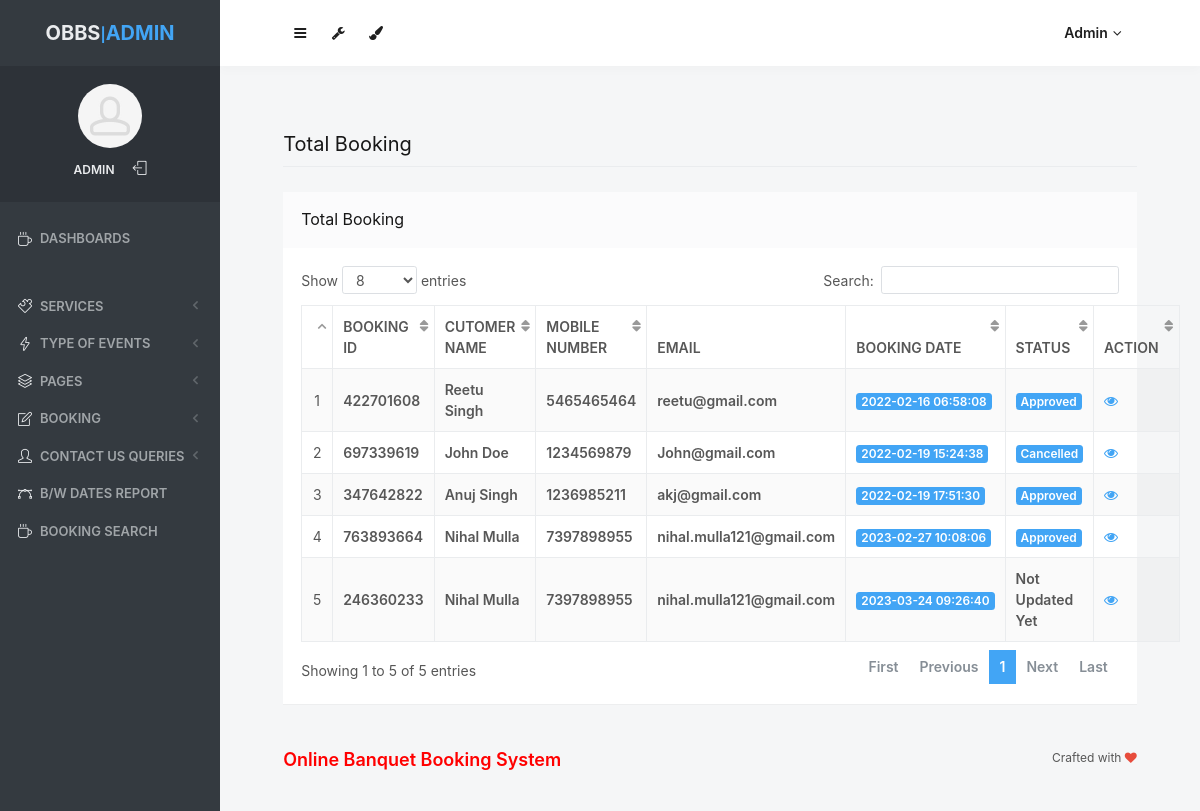
Page /admin/all-booking.php (signed in) on the committed database.
### tables this page shows
CREATE TABLE `tblbooking` (
  `ID` int(10) NOT NULL,
  `BookingID` int(10) DEFAULT NULL,
  `ServiceID` int(10) DEFAULT NULL,
  `UserID` int(5) DEFAULT NULL,
  `BookingFrom` date DEFAULT NULL,
  `BookingTo` date DEFAULT NULL,
  `EventType` varchar(200) DEFAULT NULL,
  `Numberofguest` int(10) DEFAULT NULL,
  `Message` mediumtext DEFAULT NULL,
  `BookingDate` timestamp NULL DEFAULT current_timestamp(),
  `Remark` varchar(200) DEFAULT NULL,
  `Status` varchar(200) DEFAULT NULL,
  `UpdationDate` timestamp NULL DEFAULT NULL ON UPDATE current_timestamp()
);

CREATE TABLE `tbluser` (
  `ID` int(10) NOT NULL,
  `FullName` varchar(200) DEFAULT NULL,
  `MobileNumber` bigint(10) DEFAULT NULL,
  `Email` varchar(200) DEFAULT NULL,
  `Password` varchar(200) DEFAULT NULL,
  `RegDate` timestamp NULL DEFAULT current_timestamp()
);

### admin/all-booking.php (the view, shortened to what this page needs)
<?php
include('includes/dbconnection.php');
if (strlen($_SESSION['odmsaid']==0)) {
  header('location:logout.php');
  } else{
  ?>
<!doctype html>
<html lang="en" class="no-focus">
    <head>
        <link rel="stylesheet" href="assets/js/plugins/datatables/dataTables.bootstrap4.min.css">
        <link rel="stylesheet" id="css-main" href="assets/css/codebase.min.css">
    </head>
    <body>
        <div id="page-container" class="sidebar-o sidebar-inverse side-scroll page-header-fixed main-content-narrow">
           <?php include_once('includes/sidebar.php');?>
          <?php include_once('includes/header.php');?>
            <main id="main-container">
                <div class="content">
                    <h2 class="content-heading">Total Booking</h2>
                    <div class="block">
                        <div class="block-header block-header-default">
                            <h3 class="block-title">Total Booking</h3>
                        </div>
                        <div class="block-content block-content-full">
                            <table class="table table-bordered table-striped table-vcenter js-dataTable-full-pagination">
                                <thead>
                                    <tr>
                                        <th class="text-center"></th>
                                        <th>Booking ID</th>
                                        <th class="d-none d-sm-table-cell">Cutomer Name</th>
                                        <th class="d-none d-sm-table-cell">Mobile Number</th>
                                        <th class="d-none d-sm-table-cell">Email</th>
                                        <th class="d-none d-sm-table-cell">Booking Date</th>
                                        <th class="d-none d-sm-table-cell">Status</th>
                                        <th class="d-none d-sm-table-cell" style="width: 15%;">Action</th>
                                       </tr>
                                </thead>
                                <tbody>
                                    <?php
$sql="SELECT tbluser.FullName,tbluser.MobileNumber,tbluser.Email,tblbooking.ID as bid,tblbooking.BookingID,tblbooking.BookingDate,tblbooking.Status,tblbooking.ID from tblbooking join tbluser on tbluser.ID=tblbooking.UserID";
$query = $dbh -> prepare($sql);
$query->execute();
$results=$query->fetchAll(PDO::FETCH_OBJ);
$cnt=1;
if($query->rowCount() > 0)
{
foreach($results as $row)
{               ?>
                                    <tr>
                                        <td class="text-center"><?php echo htmlentities($cnt);?></td>
                                        <td class="font-w600"><?php  echo htmlentities($row->BookingID);?></td>
                                        <td class="font-w600"><?php  echo htmlentities($row->FullName);?></td>
                                        <td class="font-w600"><?php  echo htmlentities($row->MobileNumber);?></td>
                                        <td class="font-w600"><?php  echo htmlentities($row->Email);?></td>
                                        <td class="font-w600">
                                            <span class="badge badge-primary"><?php  echo htmlentities($row->BookingDate);?></span>
                                        </td>
                                        <?php if($row->Status==""){ ?>
                     <td class="font-w600"><?php echo "Not Updated Yet"; ?></td>
<?php } else { ?>
                                        <td class="d-none d-sm-table-cell">
                                            <span class="badge badge-primary"><?php  echo htmlentities($row->Status);?></span>
                                        </td>
<?php } ?>
                                         <td class="d-none d-sm-table-cell"><a href="view-booking-detail.php?editid=<?php echo htmlentities ($row->ID);?>&&bookingid=<?php echo htmlentities ($row->BookingID);?>"><i class="fa fa-eye" aria-hidden="true"></i></a></td>
                                    </tr>
                                    <?php $cnt=$cnt+1;}} ?>
                                </tbody>
                            </table>
                        </div>
                    </div>
                </div>
            </main>
           <?php include_once('includes/footer.php');?>
        </div>
    </body>
</html>
<?php }  ?>

### admin/includes/sidebar.php (shortened to what this page needs)
     <?php
include('includes/dbconnection.php');
if (strlen($_SESSION['odmsaid']==0)) {
  header('location:logout.php');
  } else{
  ?>
   <nav id="sidebar">
                <div id="sidebar-scroll">
                    <div class="sidebar-content">
                        <div class="content-header content-header-fullrow px-15">
                            <div class="content-header-section text-center align-parent sidebar-mini-hidden">
                                <div class="content-header-item">
                                    <a class="link-effect font-w700" href="dashboard.php">
                                        <span class="font-size-xl text-dual-primary-dark">OBBS</span>|<span class="font-size-xl text-primary">ADMIN</span>
                                    </a>
                                </div>
                            </div>
                        </div>
                        <div class="content-side content-side-full content-side-user px-10 align-parent">
                            <div class="sidebar-mini-hidden-b text-center">
                                <a class="img-link" href="dashboard.php">
                                    <img class="img-avatar" src="assets/img/avatars/avatar15.jpg" alt="">
                                </a>
                                <ul class="list-inline mt-10">
                                    <?php
$aid=$_SESSION['odmsaid'];
$sql="SELECT AdminName from  tbladmin where ID=:aid";
$query = $dbh -> prepare($sql);
$query->bindParam(':aid',$aid,PDO::PARAM_STR);
$query->execute();
$results=$query->fetchAll(PDO::FETCH_OBJ);
$cnt=1;
if($query->rowCount() > 0)
{
foreach($results as $row)
{               ?>
                                    <li class="list-inline-item">
                                        <a class="link-effect text-dual-primary-dark font-size-xs font-w600 text-uppercase" href="admin-profile.php"><?php  echo $row->AdminName;?></a>
                                    </li><?php $cnt=$cnt+1;}} ?>
                                    <li class="list-inline-item">
                                        <a class="link-effect text-dual-primary-dark" href="logout.php">
                                            <i class="si si-logout"></i>
                                        </a>
                                    </li>
                                </ul>
                            </div>
                        </div>
                        <div class="content-side content-side-full">
                            <ul class="nav-main">
                                <li class="open">
                                    <a href="dashboard.php"><i class="si si-cup"></i><span class="sidebar-mini-hide">Dashboards</span></a>
                                </li>
                                <li class="nav-main-heading"><span class="sidebar-mini-visible">UI</span><span class="sidebar-mini-hidden"></span></li>
                                <li>
                                    <a class="nav-submenu" data-toggle="nav-submenu"><i class="si si-puzzle"></i><span class="sidebar-mini-hide"></span>Services</a>
                                </li>
                                <li>
                                    <a class="nav-submenu" data-toggle="nav-submenu" href="#"><i class="si si-energy"></i><span class="sidebar-mini-hide">Type of Events</span></a>
                                </li>
                                <li>
                                    <a class="nav-submenu" data-toggle="nav-submenu" href="#"><i class="si si-layers"></i><span class="sidebar-mini-hide">Pages</span></a>
                                </li>
                                <li>
                                    <a class="nav-submenu" data-toggle="nav-submenu" href="#"><i class="si si-note"></i><span class="sidebar-mini-hide">Booking</span></a>
                                </li>
                                <li>
                                    <a class="nav-submenu" data-toggle="nav-submenu" href="#"><i class="si si-user"></i><span class="sidebar-mini-hide">Contact Us Queries</span></a>
                                </li>
                                <li>
                                    <a  href="between-dates-report.php"><i class="si si-vector"></i><span class="sidebar-mini-hide">B/w Dates Report</span></a>
                                </li>
                     <li>
                                    <a href="booking-search.php"><i class="si si-cup"></i><span class="sidebar-mini-hide">Booking Search</span></a>
                                </li>
                            </ul>
                        </div>
                    </div>
                </div>
            </nav>
           <?php }  ?>

### admin/includes/header.php (shortened to what this page needs)
   <?php
include('includes/dbconnection.php');
if (strlen($_SESSION['odmsaid']==0)) {
  header('location:logout.php');
  } else{
  ?>
            <header id="page-header">
                <div class="content-header">
                    <div class="content-header-section">
                        <button type="button" class="btn btn-circle btn-dual-secondary" data-toggle="layout" data-action="sidebar_toggle">
                            <i class="fa fa-navicon"></i>
                        </button>
                        <div class="btn-group" role="group">
                            <button type="button" class="btn btn-circle btn-dual-secondary" id="page-header-options-dropdown" data-toggle="dropdown" aria-haspopup="true" aria-expanded="false">
                                <i class="fa fa-wrench"></i>
                            </button>
                        </div>
                        <div class="btn-group" role="group">
                            <button type="button" class="btn btn-circle btn-dual-secondary" id="page-header-themes-dropdown" data-toggle="dropdown" aria-haspopup="true" aria-expanded="false">
                                <i class="fa fa-paint-brush"></i>
                            </button>
                        </div>
                    </div>
                    <div class="content-header-section">
                        <div class="btn-group" role="group">
                            <?php
$aid=$_SESSION['odmsaid'];
$sql="SELECT AdminName from  tbladmin where ID=:aid";
$query = $dbh -> prepare($sql);
$query->bindParam(':aid',$aid,PDO::PARAM_STR);
$query->execute();
$results=$query->fetchAll(PDO::FETCH_OBJ);
$cnt=1;
if($query->rowCount() > 0)
{
foreach($results as $row)
{               ?>
                            <button type="button" class="btn btn-rounded btn-dual-secondary" id="page-header-user-dropdown" data-toggle="dropdown" aria-haspopup="true" aria-expanded="false">
                                <?php  echo $row->AdminName;?><i class="fa fa-angle-down ml-5"></i>
                            </button>
                            <?php $cnt=$cnt+1;}} ?>
                        </div>
                    </div>
                </div>
            </header>
            <?php }  ?>

### admin/includes/footer.php
<footer id="page-footer" class="opacity-0">
    <div class="content py-20 font-size-xs clearfix">
        <div class="float-right">
            Crafted with <i class="fa fa-heart text-pulse"></i>
        </div>
        <div class="float-left">
           <h5 style="color: red"> Online Banquet Booking System </h5>
        </div>
    </div>
</footer>

### rows in the picture
tblbooking: BookingID "422701608", UserID.FullName "Reetu Singh", UserID.MobileNumber "5465465464", UserID.Email "reetu@gmail.com", BookingDate "2022-02-16 06:58:08", Status "Approved"
tblbooking: BookingID "697339619", UserID.FullName "John Doe", UserID.MobileNumber "1234569879", UserID.Email "John@gmail.com", BookingDate "2022-02-19 15:24:38", Status "Cancelled"
tblbooking: BookingID "347642822", UserID.FullName "Anuj Singh", UserID.MobileNumber "1236985211", UserID.Email "akj@gmail.com", BookingDate "2022-02-19 17:51:30", Status "Approved"
tblbooking: BookingID "763893664", UserID.FullName "Nihal Mulla", UserID.MobileNumber "7397898955", UserID.Email "nihal.mulla121@gmail.com", BookingDate "2023-02-27 10:08:06", Status "Approved"
tblbooking: BookingID "246360233", UserID.FullName "Nihal Mulla", UserID.MobileNumber "7397898955", UserID.Email "nihal.mulla121@gmail.com", BookingDate "2023-03-24 09:26:40", shows "Not Updated Yet"

### other values in the picture
$row->AdminName "ADMIN"
$row->AdminName "Admin"
